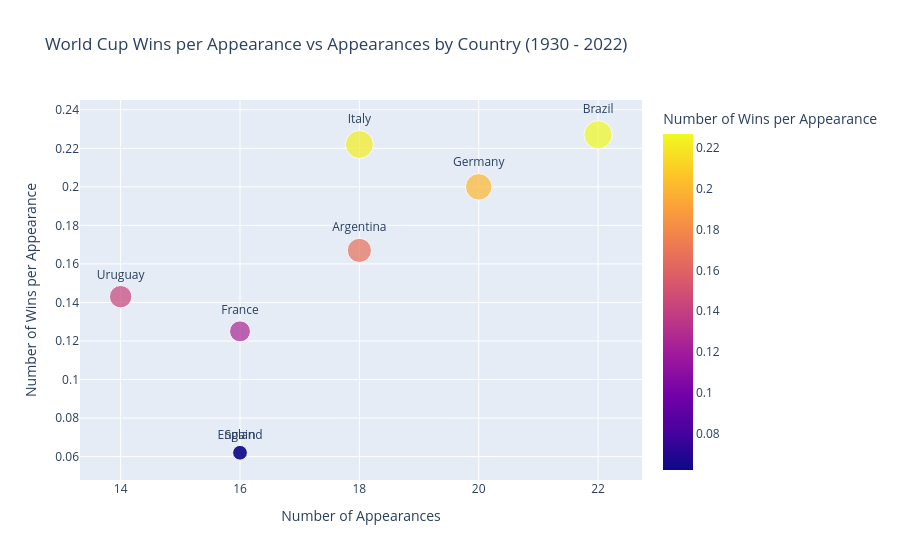
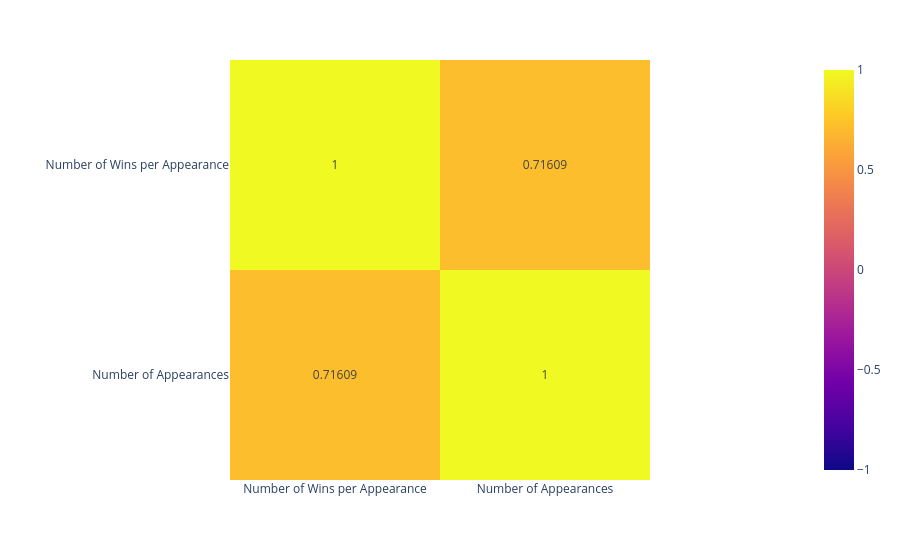

These figures' notebook cell, in order:
### Markdown cell above
##### Does the number of team appearances align with the number of tournaments won, and therefore contribute to the team's success in the FIFA World Cup?
A ratio of `wins_per_appearance` will be calculated, since some teams have had more opportunity to win depending on how many appearances they have had. We want to purely investigate whether having more World Cup experience informs whether a team is likely to win the World Cup or not. Since the `world_cup_wins` only goes up to 2022, a new dataframe to count world cup appearances will be created that only spans 1930-2022 for consistency.

### Code cell
# create a dataframe of the number of appearances for each team in the FIFA World Cup exclusing 2026
world_cup_appearances_exc_26 = (
    teams[teams['year'] < 2026].groupby('team')['year']
         .nunique()
         .reset_index(name='appearances')
         .sort_values(by='appearances', ascending=False)
         .reset_index(drop=True)
)

wins_vs_appearances_exc_26 = pd.merge(world_cup_wins.rename(columns={'champion':'team'}), world_cup_appearances_exc_26, left_on='team', right_on='team', how='inner')

wins_vs_appearances_exc_26['wins_per_appearance'] = round((wins_vs_appearances_exc_26['Wins'] / wins_vs_appearances_exc_26['appearances']),3)

# display(wins_vs_appearances)

wins_vs_appearances_plot = px.scatter(wins_vs_appearances_exc_26[wins_vs_appearances_exc_26['Wins'] > 0], x='appearances', y='wins_per_appearance', text='team', title='World Cup Wins per Appearance vs Appearances by Country (1930 - 2022)', labels={'appearances': 'Number of Appearances', 'wins_per_appearance': 'Number of Wins per Appearance'}, color='wins_per_appearance', size='wins_per_appearance')

wins_vs_appearances_plot.update_traces(textposition='top center')

wins_vs_appearances_matrix = px.imshow(wins_vs_appearances_exc_26[['wins_per_appearance', 'appearances']].rename(columns={'wins_per_appearance': 'Number of Wins per Appearance', 'appearances':'Number of Appearances'}).corr(), text_auto=True, zmin=-1, zmax=1)

wins_vs_appearances_plot.show(config=config)
wins_vs_appearances_matrix.show(config=config)

wins_vs_appearances_plot.write_html(f"{FINAL_PLOT_DIR}/wins_vs_appearances.html")
wins_vs_appearances_matrix.write_html(f"{FINAL_PLOT_DIR}/wins_vs_appearances_matrix.html")

### Figure 1 — Plotly figure (JSON) as saved in the notebook; plotly's stock layout.template omitted (floating-point values rounded to 4 significant figures)
{"data": [{"hovertemplate": "Number of Appearances=%{x}<br>Number of Wins per Appearance=%{marker.color}<br>team=%{text}<extra></extra>", "legendgroup": "", "marker": {"color": [0.227, 0.2, 0.222, 0.167, 0.143, 0.125, 0.062, 0.062], "coloraxis": "coloraxis", "size": [0.227, 0.2, 0.222, 0.167, 0.143, 0.125, 0.062, 0.062], "sizemode": "area", "sizeref": 0.0005675, "symbol": "circle"}, "mode": "markers+text", "name": "", "orientation": "v", "showlegend": false, "text": ["Brazil", "Germany", "Italy", "Argentina", "Uruguay", "France", "England", "Spain"], "textposition": "top center", "type": "scatter", "x": [22, 20, 18, 18, 14, 16, 16, 16], "xaxis": "x", "y": [0.227, 0.2, 0.222, 0.167, 0.143, 0.125, 0.062, 0.062], "yaxis": "y"}], "layout": {"coloraxis": {"colorbar": {"title": {"text": "Number of Wins per Appearance"}}, "colorscale": [[0, "#0d0887"], [0.1111, "#46039f"], [0.2222, "#7201a8"], [0.3333, "#9c179e"], [0.4444, "#bd3786"], [0.5556, "#d8576b"], [0.6667, "#ed7953"], [0.7778, "#fb9f3a"], [0.8889, "#fdca26"], [1, "#f0f921"]]}, "legend": {"itemsizing": "constant", "tracegroupgap": 0}, "title": {"text": "World Cup Wins per Appearance vs Appearances by Country (1930 - 2022)"}, "xaxis": {"anchor": "y", "domain": [0, 1], "title": {"text": "Number of Appearances"}}, "yaxis": {"anchor": "x", "domain": [0, 1], "title": {"text": "Number of Wins per Appearance"}}}}

### Figure 2 — Plotly figure (JSON) as saved in the notebook; plotly's stock layout.template omitted (floating-point values rounded to 4 significant figures)
{"data": [{"coloraxis": "coloraxis", "hovertemplate": "x: %{x}<br>y: %{y}<br>color: %{z}<extra></extra>", "name": "0", "texttemplate": "%{z}", "type": "heatmap", "x": ["Number of Wins per Appearance", "Number of Appearances"], "xaxis": "x", "y": ["Number of Wins per Appearance", "Number of Appearances"], "yaxis": "y", "z": [[1.0, 0.7161], [0.7161, 1.0]]}], "layout": {"coloraxis": {"cmax": 1, "cmin": -1, "colorscale": [[0, "#0d0887"], [0.1111, "#46039f"], [0.2222, "#7201a8"], [0.3333, "#9c179e"], [0.4444, "#bd3786"], [0.5556, "#d8576b"], [0.6667, "#ed7953"], [0.7778, "#fb9f3a"], [0.8889, "#fdca26"], [1, "#f0f921"]]}, "margin": {"t": 60}, "xaxis": {"anchor": "y", "constrain": "domain", "domain": [0, 1], "scaleanchor": "y"}, "yaxis": {"anchor": "x", "autorange": "reversed", "constrain": "domain", "domain": [0, 1]}}}
